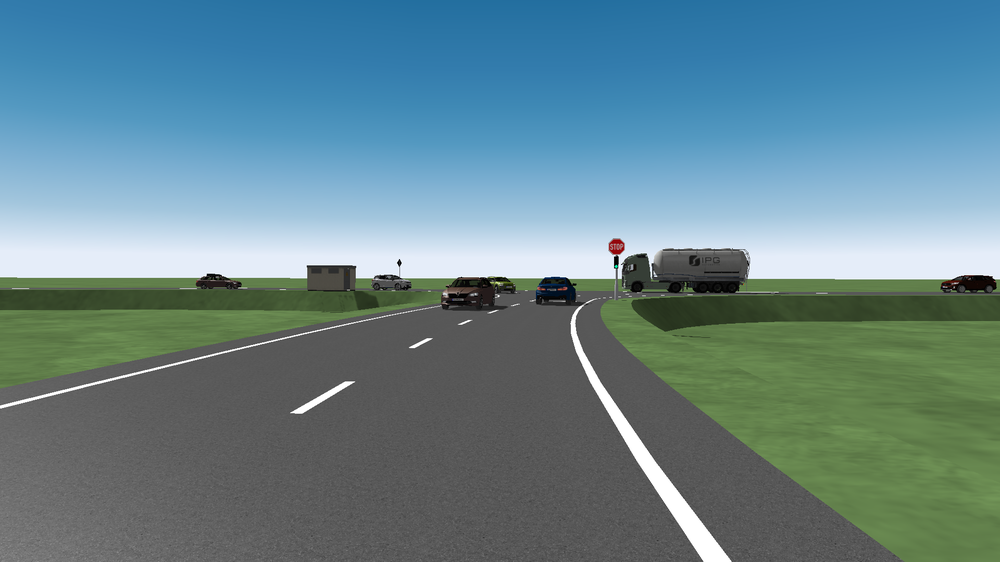
#> input picture real/test_run/R_Dect0.png, 1000 x 562 px, shrunk from 1920 x 1080 before the run; its folder holds only this picture in this run
$ python delete_lane.py
#> lines starting #> are read from the running program, lines starting #| are printed output that depends on the picture; after the words box and inside, x2 and y2 are one past the last pixel; in counts of white or black regions, pixels touching at a corner belong together
import cv2 as cv
import numpy as np
import os

folder_path='test_run/'
new_folder_path='after_delete_lane_disturbance/'
image_paths = [os.path.join(folder_path, f) for f in os.listdir(folder_path) if f.endswith('.png')]

def regoin_of_interest(img,vertices,color3=(255,255,255),color1=255):
    mask=np.zeros_like(img)

    if len(img.shape)>2:
        color=color3
    else:
        color=color1
    cv.fillPoly(mask,vertices,color)
    ROI_image=cv.bitwise_and(img,mask)
    return ROI_image

def mark_img(image, blue_threshold=200, green_threshold=200, red_threshold=200): # 흰색 차선 찾기

    #  BGR 제한 값
    bgr_threshold = [blue_threshold, green_threshold, red_threshold]

    # BGR 제한 값보다 작으면 검은색으로
    thresholds = (image[:,:,0] < bgr_threshold[0]) \
                | (image[:,:,1] < bgr_threshold[1]) \
                | (image[:,:,2] < bgr_threshold[2])
    mark[thresholds] = [0,0,0]
    return mark

for image_path in image_paths:
    image=cv.imread(image_path)
#> image is the input picture: shape (562, 1000, 3); mean B, G, R 141, 132.7, 101.2
    height,width,_=image.shape
#> height = 562; width = 1000

    vertices = np.array([[(50,height),(width/2-45, height/2+60), (width/2+45, height/2+60), (width-50,height)]], dtype=np.int32)
    roi_img=regoin_of_interest(image,vertices)
#> in regoin_of_interest, `cv.fillPoly(mask,vertices,color)`:
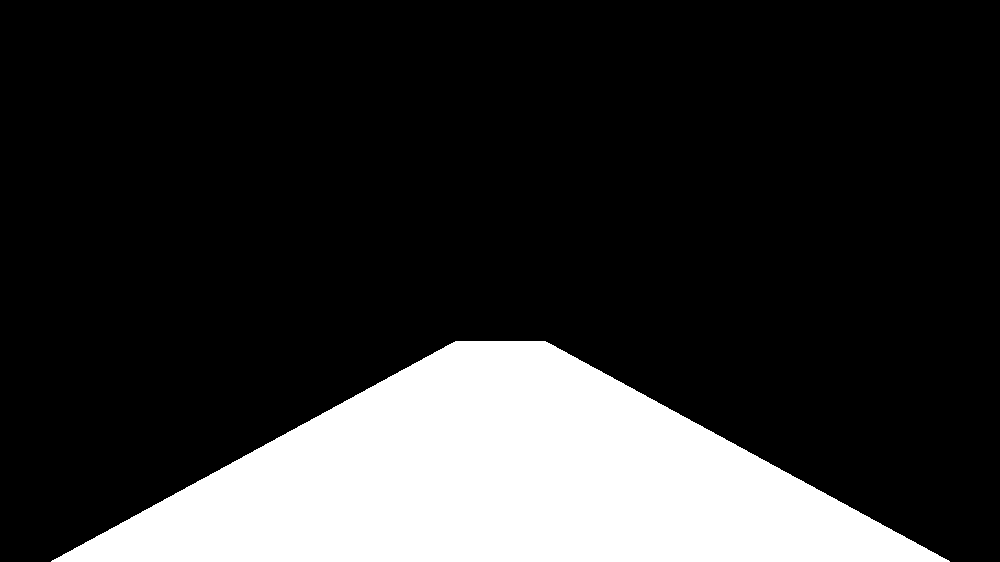
#> mask: shape (562, 1000, 3); 19.5% white; 1 white region, box (x1, y1, x2, y2) and area: (51, 341, 950, 562) 109579
#> in regoin_of_interest, `ROI_image=cv.bitwise_and(img,mask)`:
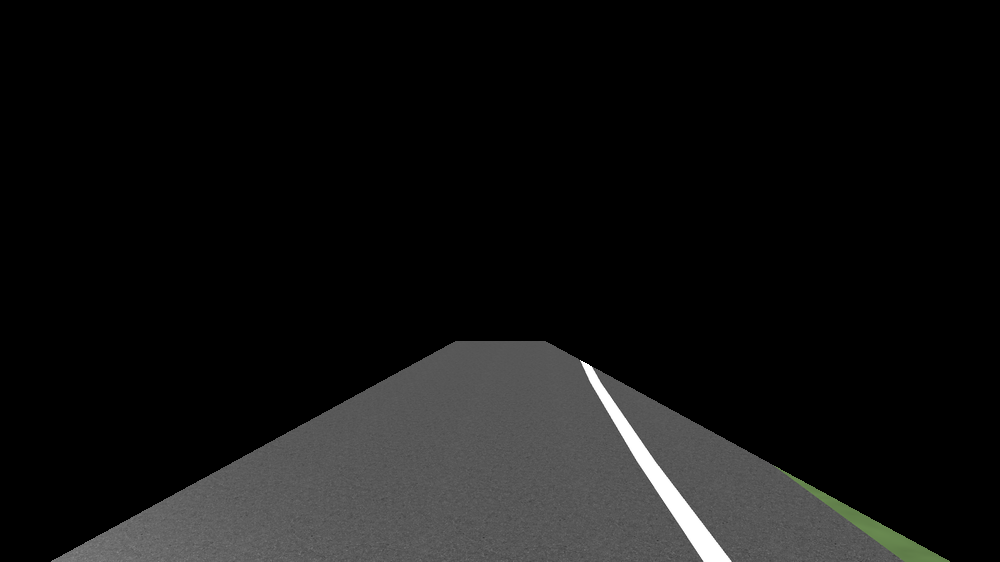
#> ROI_image: shape (562, 1000, 3); mean B, G, R 18.4, 18.7, 18.5

    mark=np.copy(roi_img)
    mark=mark_img(roi_img)
#> in mark_img, `thresholds = (image[:,:,0] < bgr_threshold[0]) \ | (image[:,:,1] < bgr..`:
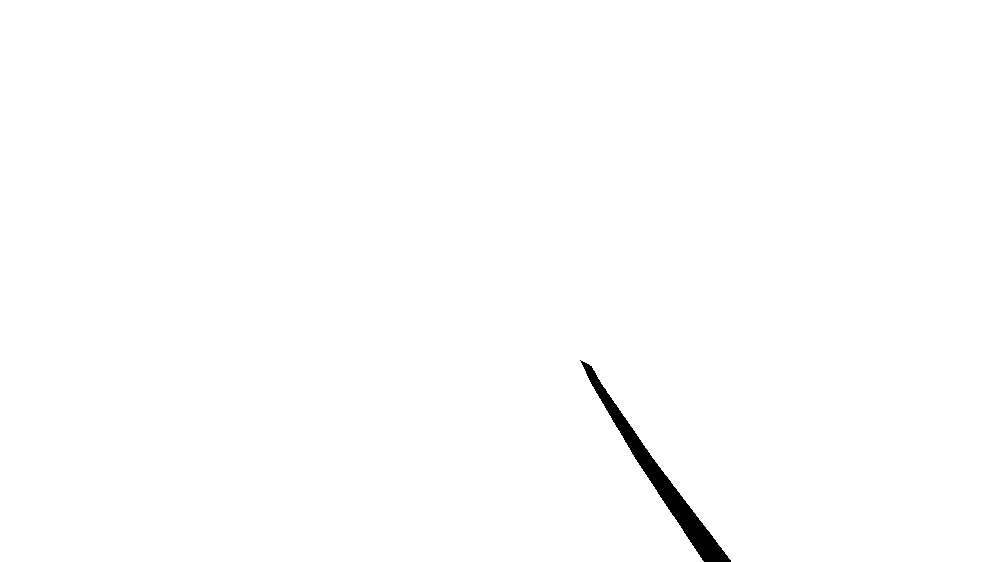
#> thresholds: shape (562, 1000) bool; 99.4% white; 1 black region, box (x1, y1, x2, y2) and area: (580, 360, 731, 562) 3594
#> in mark_img, `mark[thresholds] = [0,0,0]`:
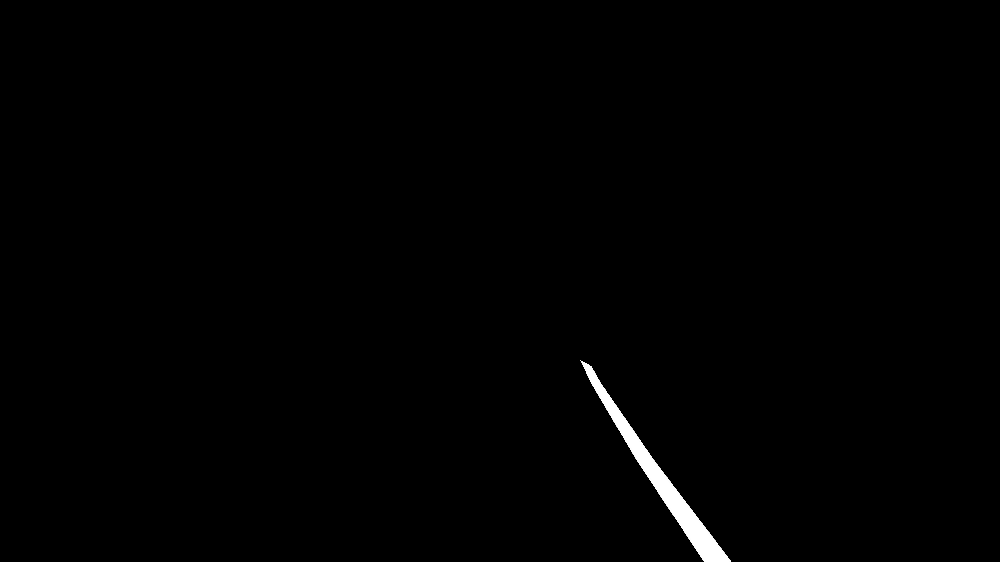
#> mark: shape (562, 1000, 3); 18.86% of pixels changed, all inside (x1, y1, x2, y2) = (51, 341, 950, 562)

    color_thresholds = (mark[:,:,0] > 0) & (mark[:,:,1] > 0) & (mark[:,:,2] > 0)
    # print(color_thresholds,'\n')
    image[color_thresholds] = [90,90,90]
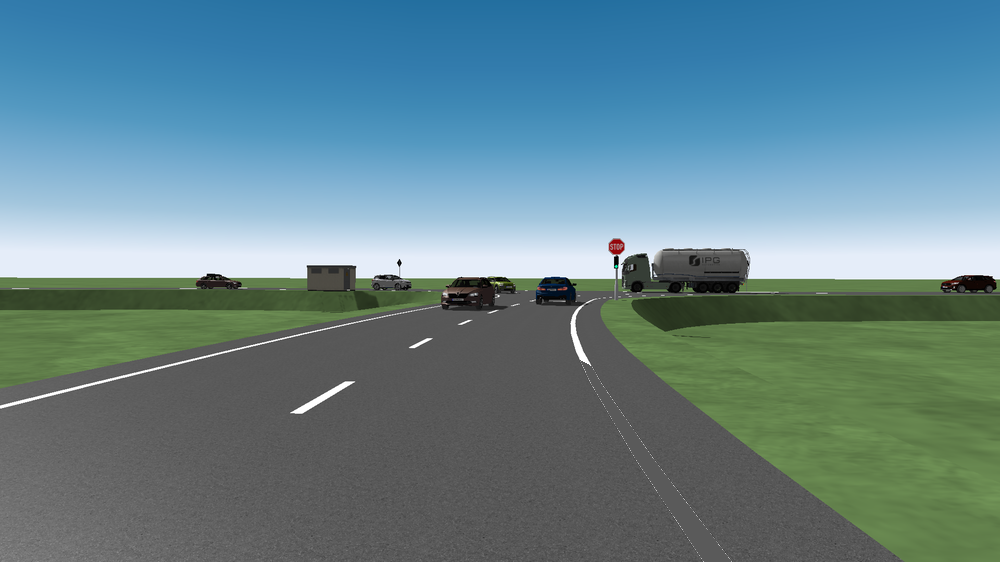
#> image: shape (562, 1000, 3); 0.64% of pixels changed, all inside (x1, y1, x2, y2) = (580, 360, 731, 562)
    print("road color: {}" .format(image[int(width/2), int(height - 50)]))
#| road color: [85 85 85]
    file_name=os.path.basename(image_path)
    new_file_name=os.path.splitext(file_name)[0]+' after.png'
    save_path=os.path.join(new_folder_path,new_file_name)
    cv.imwrite(save_path,image)

$ run again, on real/test_run/R_Dect12.png
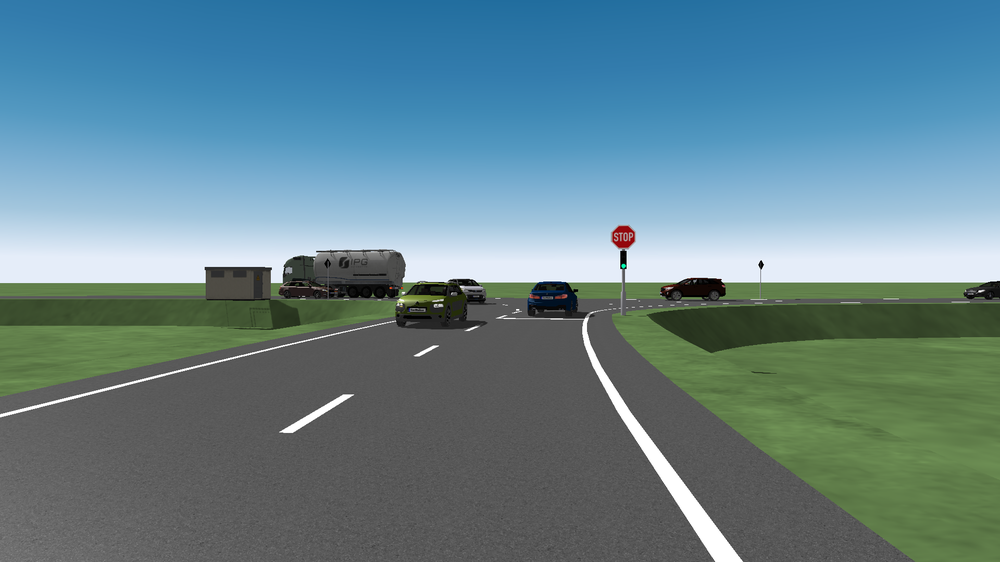
#> input picture real/test_run/R_Dect12.png, 1000 x 562 px, shrunk from 1920 x 1080 before the run
#> image is the input picture: shape (562, 1000, 3); mean B, G, R 140.3, 131, 99.4
#> mask: shape (562, 1000, 3); 19.5% white; 1 white region, box (x1, y1, x2, y2) and area: (51, 341, 950, 562) 109579
#> in mark_img, `thresholds = (image[:,:,0] < bgr_threshold[0]) \ | (image[:,:,1] < bgr..`:
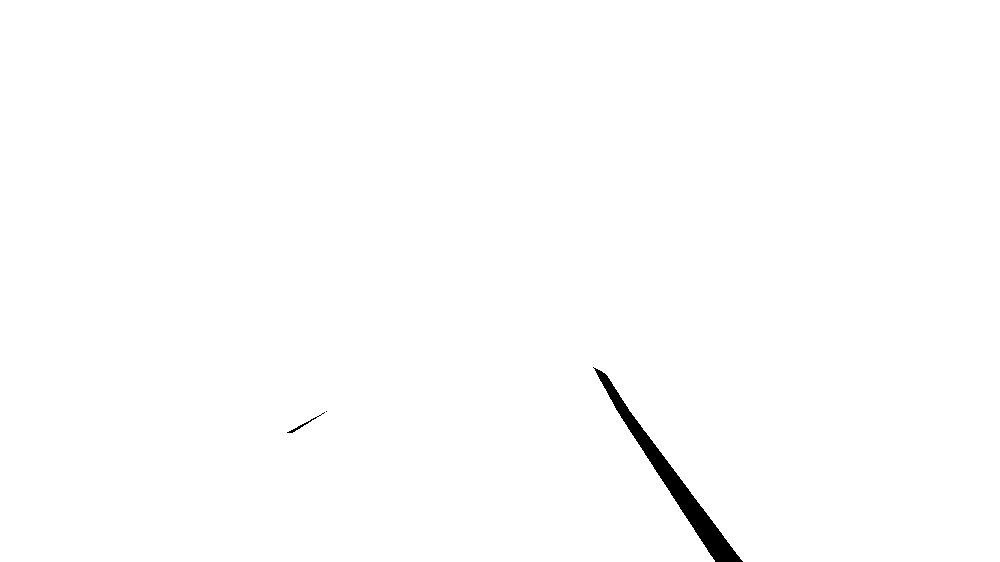
#> thresholds: shape (562, 1000) bool; 99.4% white; 3 black regions (1 under 20 px), largest, box (x1, y1, x2, y2) and area: (593, 367, 743, 562) 3463, (287, 412, 325, 433) 72
#> mark: shape (562, 1000, 3); min 0, max 255, mean 1.6
#> `image[color_thresholds] = [90,90,90]`:
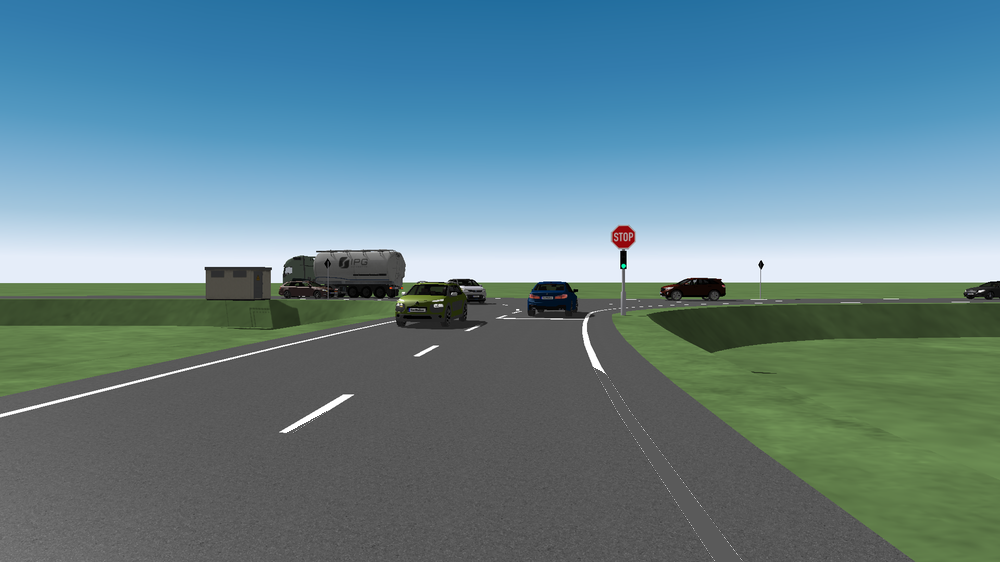
#> image: shape (562, 1000, 3); 0.63% of pixels changed, all inside (x1, y1, x2, y2) = (287, 367, 743, 562)
#| road color: [88 88 88]
